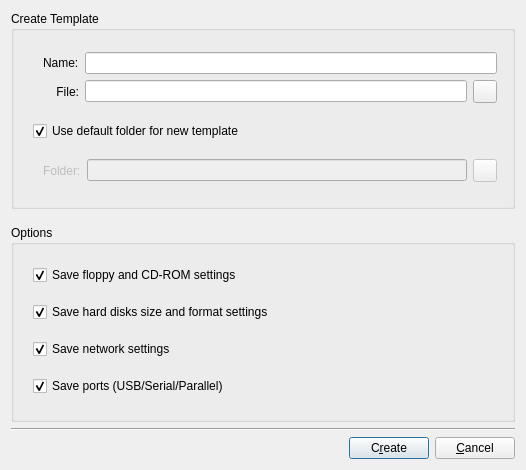
<?xml version="1.0" encoding="UTF-8"?>
<ui version="4.0">
 <author>Andrey Rijov</author>
 <class>Create_Template_Window</class>
 <widget class="QDialog" name="Create_Template_Window">
  <property name="geometry">
   <rect>
    <x>0</x>
    <y>0</y>
    <width>526</width>
    <height>470</height>
   </rect>
  </property>
  <property name="sizePolicy">
   <sizepolicy hsizetype="Maximum" vsizetype="Preferred">
    <horstretch>0</horstretch>
    <verstretch>0</verstretch>
   </sizepolicy>
  </property>
  <property name="windowTitle">
   <string>Create Template</string>
  </property>
  <property name="windowIcon">
   <iconset resource="../resources/icons.qrc">
    <normaloff>:/view_detailed.png</normaloff>:/view_detailed.png</iconset>
  </property>
  <layout class="QVBoxLayout" name="verticalLayout_2">
   <item>
    <widget class="QGroupBox" name="groupBox_Template">
     <property name="title">
      <string>Create Template</string>
     </property>
     <layout class="QHBoxLayout" name="horizontalLayout_2">
      <item>
       <layout class="QGridLayout" name="gridLayout_2">
        <property name="leftMargin">
         <number>10</number>
        </property>
        <item row="3" column="0">
         <widget class="QCheckBox" name="CH_Use_Default_Folder">
          <property name="text">
           <string>Use default folder for new template</string>
          </property>
          <property name="checked">
           <bool>true</bool>
          </property>
         </widget>
        </item>
        <item row="4" column="0">
         <layout class="QGridLayout" name="gridLayout">
          <property name="leftMargin">
           <number>10</number>
          </property>
          <item row="2" column="1">
           <widget class="QLineEdit" name="Edit_Template_Folder">
            <property name="enabled">
             <bool>false</bool>
            </property>
           </widget>
          </item>
          <item row="2" column="2">
           <widget class="QToolButton" name="TB_Template_Folder_Browse">
            <property name="enabled">
             <bool>false</bool>
            </property>
            <property name="text">
             <string/>
            </property>
            <property name="icon">
             <iconset resource="../resources/icons.qrc">
              <normaloff>:/open-folder.png</normaloff>:/open-folder.png</iconset>
            </property>
           </widget>
          </item>
          <item row="2" column="0">
           <widget class="QLabel" name="Label_Template_Folder">
            <property name="enabled">
             <bool>false</bool>
            </property>
            <property name="text">
             <string>Folder:</string>
            </property>
           </widget>
          </item>
         </layout>
        </item>
        <item row="0" column="0">
         <layout class="QGridLayout" name="gridLayout_3">
          <property name="leftMargin">
           <number>10</number>
          </property>
          <item row="0" column="0">
           <widget class="QLabel" name="Label_Template_Name">
            <property name="sizePolicy">
             <sizepolicy hsizetype="Maximum" vsizetype="Preferred">
              <horstretch>0</horstretch>
              <verstretch>0</verstretch>
             </sizepolicy>
            </property>
            <property name="text">
             <string>Name:</string>
            </property>
           </widget>
          </item>
          <item row="1" column="0">
           <widget class="QLabel" name="Label_VM_File">
            <property name="text">
             <string>File:</string>
            </property>
            <property name="alignment">
             <set>Qt::AlignRight|Qt::AlignTrailing|Qt::AlignVCenter</set>
            </property>
           </widget>
          </item>
          <item row="1" column="1">
           <widget class="QLineEdit" name="Edit_VM_File">
            <property name="sizePolicy">
             <sizepolicy hsizetype="Minimum" vsizetype="Fixed">
              <horstretch>0</horstretch>
              <verstretch>0</verstretch>
             </sizepolicy>
            </property>
           </widget>
          </item>
          <item row="1" column="2">
           <widget class="QToolButton" name="TB_VM_File_Browse">
            <property name="text">
             <string/>
            </property>
            <property name="icon">
             <iconset resource="../resources/icons.qrc">
              <normaloff>:/open-file.png</normaloff>:/open-file.png</iconset>
            </property>
           </widget>
          </item>
          <item row="0" column="1" colspan="2">
           <widget class="QLineEdit" name="Edit_Template_Name"/>
          </item>
         </layout>
        </item>
       </layout>
      </item>
      <item>
       <widget class="Line" name="line">
        <property name="orientation">
         <enum>Qt::Horizontal</enum>
        </property>
       </widget>
      </item>
     </layout>
    </widget>
   </item>
   <item>
    <spacer name="verticalSpacer_2">
     <property name="orientation">
      <enum>Qt::Vertical</enum>
     </property>
     <property name="sizeType">
      <enum>QSizePolicy::Preferred</enum>
     </property>
     <property name="sizeHint" stdset="0">
      <size>
       <width>100</width>
       <height>10</height>
      </size>
     </property>
    </spacer>
   </item>
   <item>
    <widget class="QGroupBox" name="groupBox_Options">
     <property name="title">
      <string>Options</string>
     </property>
     <layout class="QHBoxLayout" name="horizontalLayout">
      <item>
       <layout class="QVBoxLayout" name="verticalLayout_3">
        <property name="leftMargin">
         <number>10</number>
        </property>
        <item>
         <widget class="QCheckBox" name="CH_FDD_CD">
          <property name="text">
           <string>Save floppy and CD-ROM settings</string>
          </property>
          <property name="checked">
           <bool>true</bool>
          </property>
         </widget>
        </item>
        <item>
         <widget class="QCheckBox" name="CH_HDD">
          <property name="text">
           <string>Save hard disks size and format settings</string>
          </property>
          <property name="checked">
           <bool>true</bool>
          </property>
         </widget>
        </item>
        <item>
         <widget class="QCheckBox" name="CH_Network">
          <property name="text">
           <string>Save network settings</string>
          </property>
          <property name="checked">
           <bool>true</bool>
          </property>
         </widget>
        </item>
        <item>
         <widget class="QCheckBox" name="CH_Ports">
          <property name="text">
           <string>Save ports (USB/Serial/Parallel)</string>
          </property>
          <property name="checked">
           <bool>true</bool>
          </property>
         </widget>
        </item>
       </layout>
      </item>
     </layout>
    </widget>
   </item>
   <item>
    <widget class="Line" name="line_3">
     <property name="orientation">
      <enum>Qt::Horizontal</enum>
     </property>
    </widget>
   </item>
   <item>
    <layout class="QHBoxLayout">
     <property name="spacing">
      <number>6</number>
     </property>
     <property name="leftMargin">
      <number>0</number>
     </property>
     <property name="topMargin">
      <number>0</number>
     </property>
     <property name="rightMargin">
      <number>0</number>
     </property>
     <property name="bottomMargin">
      <number>0</number>
     </property>
     <item>
      <spacer>
       <property name="orientation">
        <enum>Qt::Horizontal</enum>
       </property>
       <property name="sizeHint" stdset="0">
        <size>
         <width>291</width>
         <height>20</height>
        </size>
       </property>
      </spacer>
     </item>
     <item>
      <widget class="QPushButton" name="Button_Create">
       <property name="text">
        <string>C&amp;reate</string>
       </property>
       <property name="icon">
        <iconset resource="../resources/icons.qrc">
         <normaloff>:/ok.png</normaloff>:/ok.png</iconset>
       </property>
      </widget>
     </item>
     <item>
      <widget class="QPushButton" name="Button_Cancel">
       <property name="text">
        <string>&amp;Cancel</string>
       </property>
       <property name="icon">
        <iconset resource="../resources/icons.qrc">
         <normaloff>:/cancel.png</normaloff>:/cancel.png</iconset>
       </property>
      </widget>
     </item>
    </layout>
   </item>
  </layout>
 </widget>
 <tabstops>
  <tabstop>Edit_Template_Name</tabstop>
  <tabstop>CH_Use_Default_Folder</tabstop>
  <tabstop>Edit_Template_Folder</tabstop>
  <tabstop>TB_Template_Folder_Browse</tabstop>
  <tabstop>CH_FDD_CD</tabstop>
  <tabstop>CH_HDD</tabstop>
  <tabstop>CH_Network</tabstop>
  <tabstop>CH_Ports</tabstop>
  <tabstop>Button_Create</tabstop>
  <tabstop>Button_Cancel</tabstop>
 </tabstops>
 <resources>
  <include location="../resources/icons.qrc"/>
 </resources>
 <connections>
  <connection>
   <sender>Button_Cancel</sender>
   <signal>clicked()</signal>
   <receiver>Create_Template_Window</receiver>
   <slot>reject()</slot>
   <hints>
    <hint type="sourcelabel">
     <x>353</x>
     <y>349</y>
    </hint>
    <hint type="destinationlabel">
     <x>207</x>
     <y>357</y>
    </hint>
   </hints>
  </connection>
  <connection>
   <sender>CH_Use_Default_Folder</sender>
   <signal>toggled(bool)</signal>
   <receiver>Label_Template_Folder</receiver>
   <slot>setDisabled(bool)</slot>
   <hints>
    <hint type="sourcelabel">
     <x>182</x>
     <y>168</y>
    </hint>
    <hint type="destinationlabel">
     <x>182</x>
     <y>193</y>
    </hint>
   </hints>
  </connection>
  <connection>
   <sender>CH_Use_Default_Folder</sender>
   <signal>toggled(bool)</signal>
   <receiver>Edit_Template_Folder</receiver>
   <slot>setDisabled(bool)</slot>
   <hints>
    <hint type="sourcelabel">
     <x>182</x>
     <y>168</y>
    </hint>
    <hint type="destinationlabel">
     <x>182</x>
     <y>220</y>
    </hint>
   </hints>
  </connection>
  <connection>
   <sender>CH_Use_Default_Folder</sender>
   <signal>toggled(bool)</signal>
   <receiver>TB_Template_Folder_Browse</receiver>
   <slot>setDisabled(bool)</slot>
   <hints>
    <hint type="sourcelabel">
     <x>182</x>
     <y>168</y>
    </hint>
    <hint type="destinationlabel">
     <x>367</x>
     <y>220</y>
    </hint>
   </hints>
  </connection>
 </connections>
</ui>
